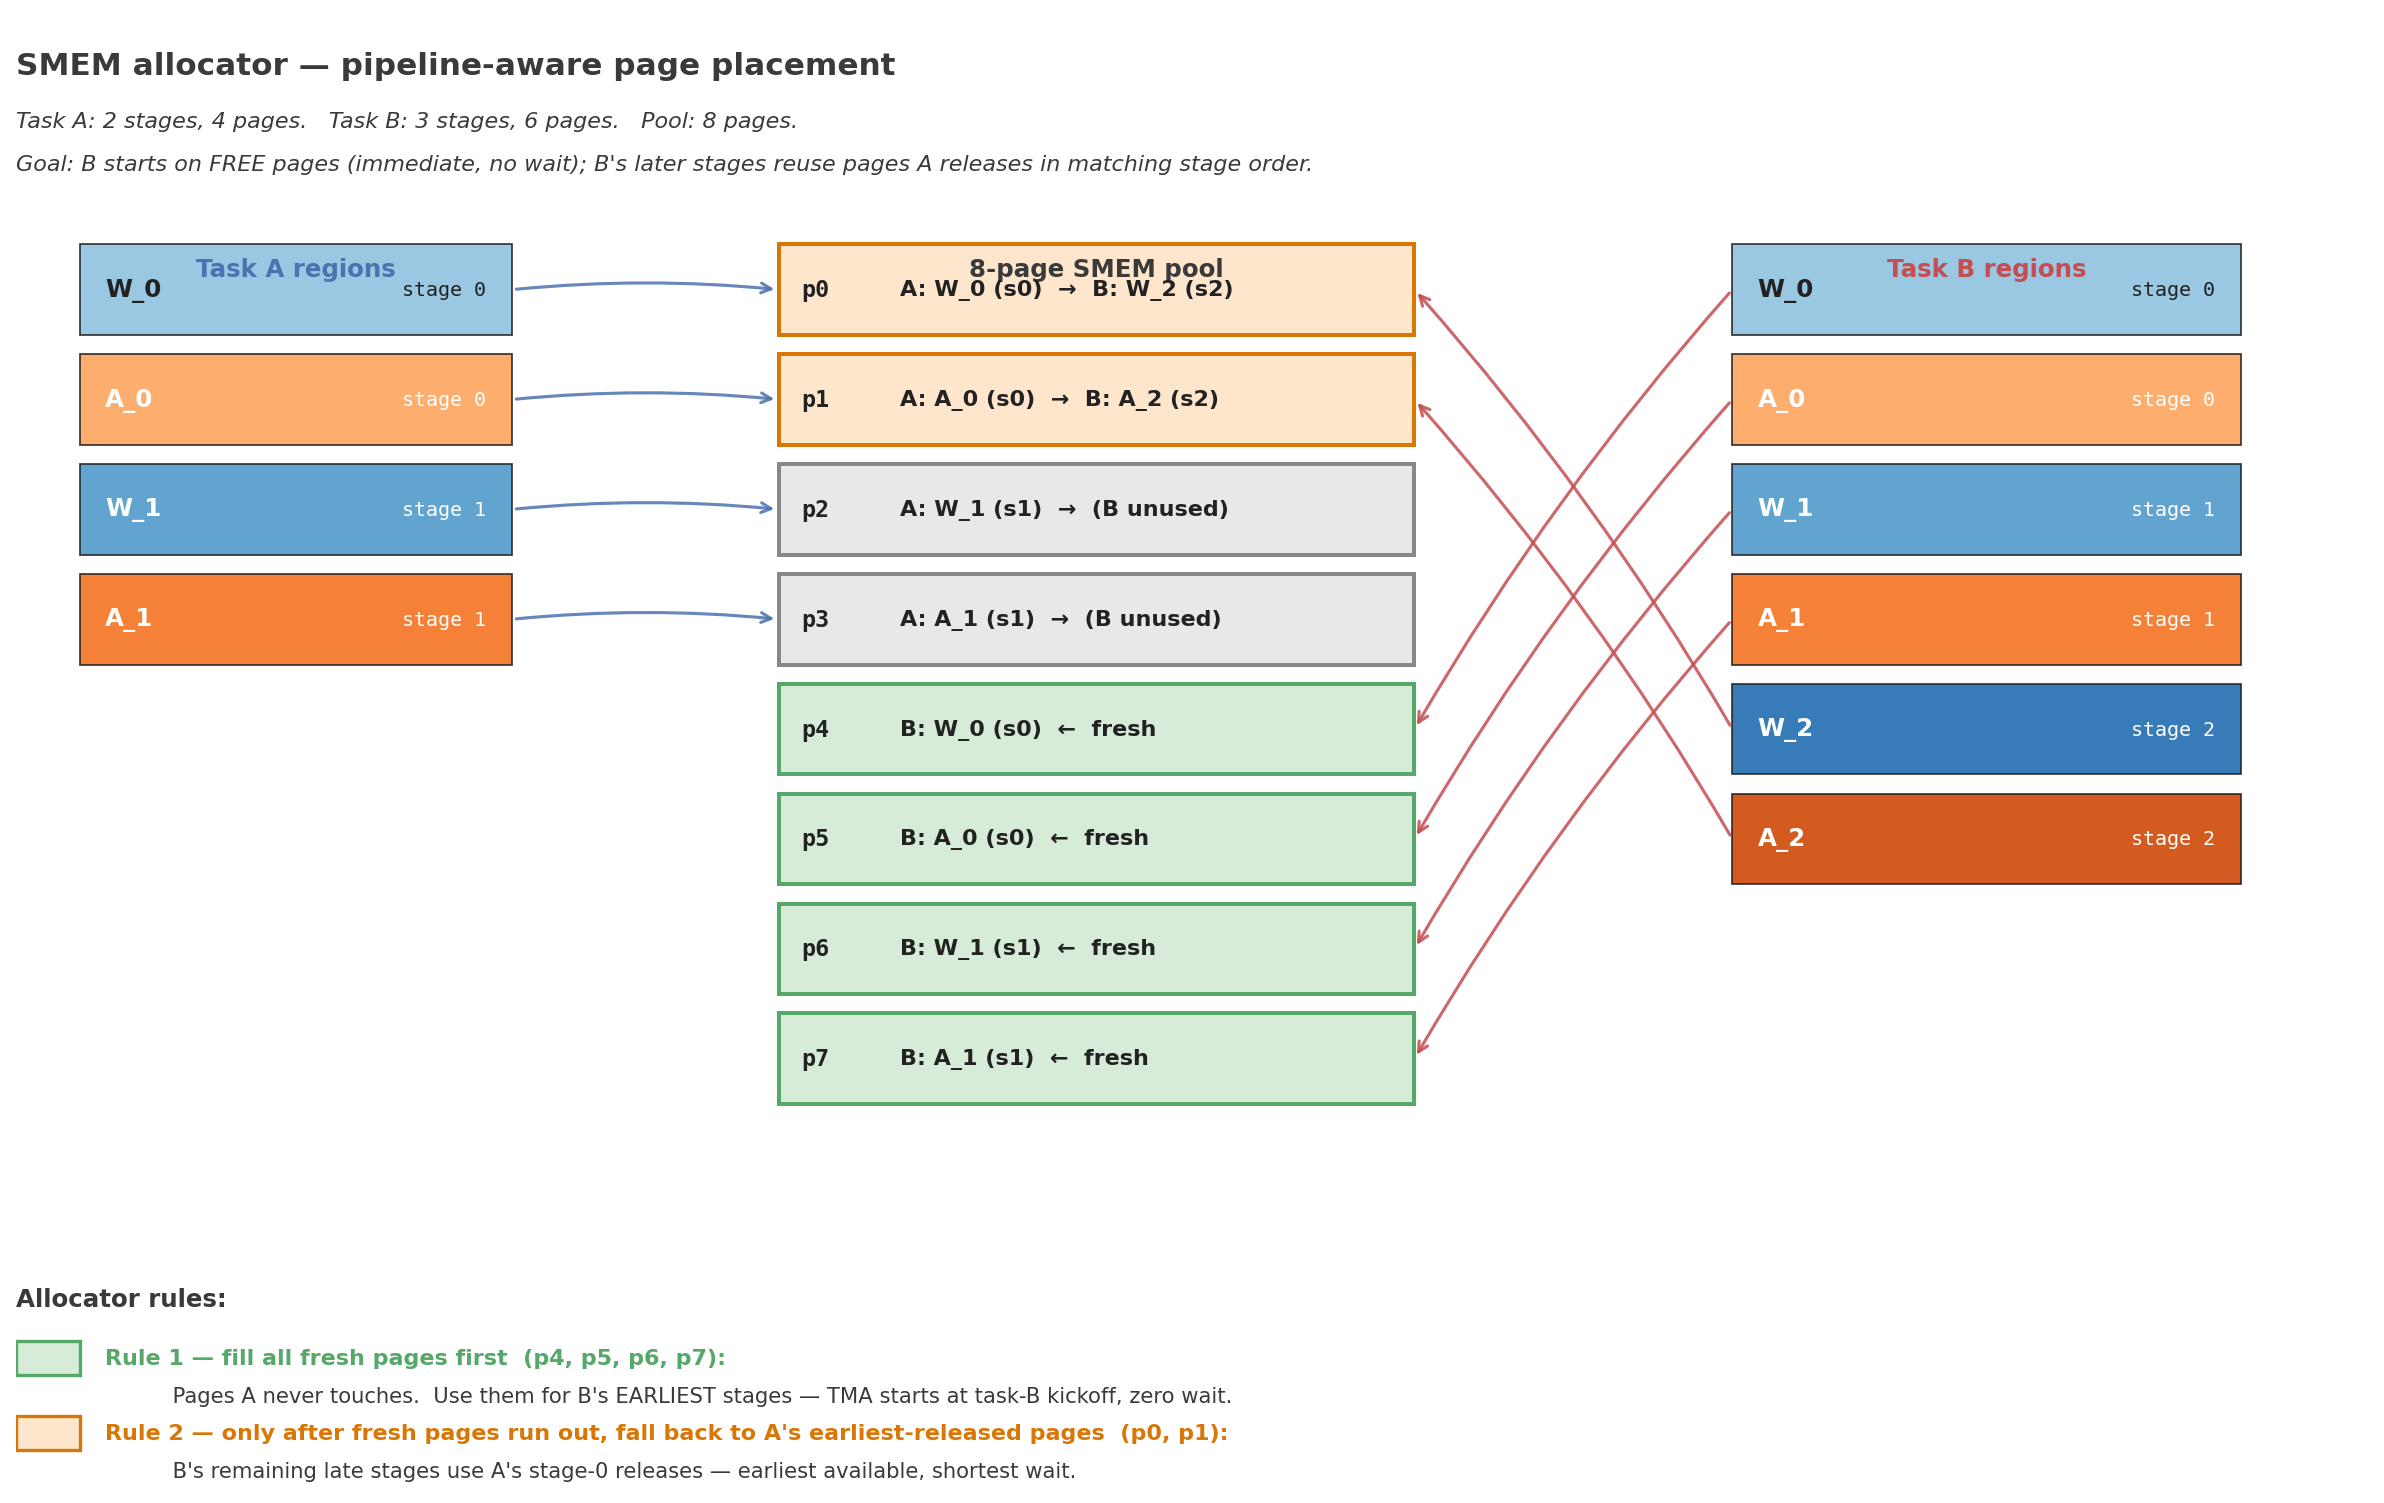

Python code for this plot:
"""Figure 3: SMEM allocator — pipeline-aware page placement.

The corrected allocation algorithm:

  Goal: B's loader starts at task-B kickoff and never blocks on A.

  Rule 1:  Place B's earliest-stage regions on FREE pages (not touched by A).
           B starts TMA into them immediately.

  Rule 2:  Place B's later-stage regions on pages that A RELEASES, matched
           by stage order:
             B.stage_K  uses pages that A releases at stage (K - shift)
           where `shift` = number of B-stages that fit on free pages.

  Effect:  B's pipeline runs in lockstep with A's release pipeline. By the
           time B reaches stage 1, A's stage 0 has already released the
           pages B needs. No idle waiting.
"""
import matplotlib.pyplot as plt
from matplotlib.patches import Rectangle, FancyArrowPatch

fig, ax = plt.subplots(figsize=(15, 9.5))
ax.set_xlim(-0.5, 18)
ax.set_ylim(-1.8, 12.0)
ax.axis("off")

COLOR_FRAME = "#3a3a3a"
COLOR_TEXT_DARK = "#222222"
COLOR_A = "#4C72B0"
COLOR_B = "#C44E52"
COLOR_FRESH = "#55A868"     # green for pages B starts on (free, no wait)
COLOR_HANDOFF = "#d97706"   # orange for pages A → B handoff

# ── Title ──────────────────────────────────────────────────────────────
ax.text(-0.5, 11.45,
        "SMEM allocator — pipeline-aware page placement",
        fontsize=14, weight="bold", color=COLOR_FRAME)
ax.text(-0.5, 10.95,
        "Task A: 2 stages, 4 pages.   Task B: 3 stages, 6 pages.   Pool: 8 pages.",
        fontsize=10, color=COLOR_FRAME, style="italic")
ax.text(-0.5, 10.55,
        "Goal: B starts on FREE pages (immediate, no wait); B's later stages reuse pages A releases in matching stage order.",
        fontsize=10, color=COLOR_FRAME, style="italic")

# ── Columns ────────────────────────────────────────────────────────────
LEFT_X = 0.0
LEFT_W = 3.4
PAGE_X = 5.5
PAGE_W = 5.0
RIGHT_X = 13.0
RIGHT_W = 4.0

ax.text(LEFT_X + LEFT_W / 2, 9.55,
        "Task A regions",
        ha="center", fontsize=11, weight="bold", color=COLOR_A)
ax.text(PAGE_X + PAGE_W / 2, 9.55,
        "8-page SMEM pool",
        ha="center", fontsize=11, weight="bold", color=COLOR_FRAME)
ax.text(RIGHT_X + RIGHT_W / 2, 9.55,
        "Task B regions",
        ha="center", fontsize=11, weight="bold", color=COLOR_B)

# ── Page grid (8 pages) ────────────────────────────────────────────────
PAGE_BOX_H = 0.85
PAGE_GAP = 0.18
PAGE_Y_TOP = 9.0

def page_y(pidx):
    return PAGE_Y_TOP - pidx * (PAGE_BOX_H + PAGE_GAP)

# Optimal allocation: use ALL fresh pages first for B's earliest stages,
# then fall back to A's earliest-released pages for B's remaining stages.
#   p0, p1 : A's stage 0 → B's stage 2 (handoff at earliest A release)
#   p2, p3 : A only — B does not use; codegen loader prefix arrives them
#   p4, p5 : B's stage 0 (fresh)
#   p6, p7 : B's stage 1 (fresh — was unused in previous wrong version)
pages = [
    (0, "A: W_0 (s0)  →  B: W_2 (s2)",  "handoff", "rel@s0 in A,  claim@s2 in B"),
    (1, "A: A_0 (s0)  →  B: A_2 (s2)",  "handoff", "rel@s0 in A,  claim@s2 in B"),
    (2, "A: W_1 (s1)  →  (B unused)",   "aonly",   "released, B prefix arrives"),
    (3, "A: A_1 (s1)  →  (B unused)",   "aonly",   "released, B prefix arrives"),
    (4, "B: W_0 (s0)  ←  fresh",        "fresh",   "no wait — B starts here"),
    (5, "B: A_0 (s0)  ←  fresh",        "fresh",   "no wait — B starts here"),
    (6, "B: W_1 (s1)  ←  fresh",        "fresh",   "no wait — B uses fresh next"),
    (7, "B: A_1 (s1)  ←  fresh",        "fresh",   "no wait — B uses fresh next"),
]

KIND_FILL = {
    "handoff": "#fde6cc",   # orange-tinted: shared, handoff
    "fresh":   "#d6ecd9",   # green-tinted: B starts here
    "aonly":   "#e8e8e8",   # gray: A uses, B does not
    "free":    "#ffffff",
}
KIND_EDGE = {
    "handoff": COLOR_HANDOFF,
    "fresh":   COLOR_FRESH,
    "aonly":   "#888888",
    "free":    "#cccccc",
}

for (pidx, content, kind, note) in pages:
    y = page_y(pidx)
    ax.add_patch(Rectangle((PAGE_X, y), PAGE_W, PAGE_BOX_H,
                           facecolor=KIND_FILL[kind],
                           edgecolor=KIND_EDGE[kind], linewidth=1.8))
    ax.text(PAGE_X + 0.18, y + PAGE_BOX_H / 2,
            f"p{pidx}",
            ha="left", va="center", fontsize=10.5, weight="bold",
            color=COLOR_TEXT_DARK, family="monospace")
    # single centered label — no overlap with a second line
    ax.text(PAGE_X + 0.95, y + PAGE_BOX_H / 2,
            content,
            ha="left", va="center", fontsize=10, weight="bold",
            color=COLOR_TEXT_DARK)

# ── Task A regions ─────────────────────────────────────────────────────
def stage_color_w(s): return plt.cm.Blues(0.42 + s * 0.18)
def stage_color_a(s): return plt.cm.Oranges(0.42 + s * 0.18)

A_regions = [
    ("W_0", 0, stage_color_w(0)),
    ("A_0", 0, stage_color_a(0)),
    ("W_1", 1, stage_color_w(1)),
    ("A_1", 1, stage_color_a(1)),
]
REG_H = 0.85
REG_GAP = 0.18
A_TOP = 9.0
for i, (name, stage, color) in enumerate(A_regions):
    y = A_TOP - i * (REG_H + REG_GAP)
    ax.add_patch(Rectangle((LEFT_X, y), LEFT_W, REG_H,
                           facecolor=color, alpha=0.88,
                           edgecolor="#222222", linewidth=0.8))
    text_color = COLOR_TEXT_DARK if (name.startswith("W") and stage == 0) else "white"
    ax.text(LEFT_X + 0.2, y + REG_H / 2, name,
            ha="left", va="center", fontsize=11, weight="bold",
            color=text_color)
    ax.text(LEFT_X + LEFT_W - 0.2, y + REG_H / 2, f"stage {stage}",
            ha="right", va="center", fontsize=9,
            color=text_color, family="monospace")

# ── Task B regions ─────────────────────────────────────────────────────
B_regions = [
    ("W_0", 0, stage_color_w(0)),
    ("A_0", 0, stage_color_a(0)),
    ("W_1", 1, stage_color_w(1)),
    ("A_1", 1, stage_color_a(1)),
    ("W_2", 2, stage_color_w(2)),
    ("A_2", 2, stage_color_a(2)),
]
B_TOP = 9.0
for i, (name, stage, color) in enumerate(B_regions):
    y = B_TOP - i * (REG_H + REG_GAP)
    ax.add_patch(Rectangle((RIGHT_X, y), RIGHT_W, REG_H,
                           facecolor=color, alpha=0.88,
                           edgecolor="#222222", linewidth=0.8))
    text_color = COLOR_TEXT_DARK if (name.startswith("W") and stage == 0) else "white"
    ax.text(RIGHT_X + 0.2, y + REG_H / 2, name,
            ha="left", va="center", fontsize=11, weight="bold",
            color=text_color)
    ax.text(RIGHT_X + RIGHT_W - 0.2, y + REG_H / 2, f"stage {stage}",
            ha="right", va="center", fontsize=9,
            color=text_color, family="monospace")

# ── Arrows ─────────────────────────────────────────────────────────────
# Task A: region i → page i
for i in range(4):
    src = (LEFT_X + LEFT_W, A_TOP - i * (REG_H + REG_GAP) + REG_H / 2)
    dst = (PAGE_X, page_y(i) + PAGE_BOX_H / 2)
    ax.add_patch(FancyArrowPatch(src, dst,
                                  arrowstyle="->", mutation_scale=11,
                                  color=COLOR_A, linewidth=1.4, alpha=0.85,
                                  connectionstyle="arc3,rad=-0.05"))

# Task B mapping (corrected — use all fresh pages first):
#   W_0(s0) → p4    A_0(s0) → p5    (fresh, B starts here)
#   W_1(s1) → p6    A_1(s1) → p7    (fresh, no wait either)
#   W_2(s2) → p0    A_2(s2) → p1    (handoff from A's stage 0 release)
B_to_page = [4, 5, 6, 7, 0, 1]
for i, pidx in enumerate(B_to_page):
    src = (RIGHT_X, B_TOP - i * (REG_H + REG_GAP) + REG_H / 2)
    dst = (PAGE_X + PAGE_W, page_y(pidx) + PAGE_BOX_H / 2)
    ax.add_patch(FancyArrowPatch(src, dst,
                                  arrowstyle="->", mutation_scale=11,
                                  color=COLOR_B, linewidth=1.4, alpha=0.85,
                                  connectionstyle="arc3,rad=0.05"))

# ── Bottom: rule annotations ───────────────────────────────────────────
ax.text(-0.5, -0.10,
        "Allocator rules:",
        fontsize=11, weight="bold", color=COLOR_FRAME)

ax.add_patch(Rectangle((-0.5, -0.75), 0.5, 0.32,
                       facecolor=KIND_FILL["fresh"],
                       edgecolor=KIND_EDGE["fresh"], linewidth=1.5))
ax.text(0.2, -0.59,
        "Rule 1 — fill all fresh pages first  (p4, p5, p6, p7):",
        fontsize=10, weight="bold", va="center", color=COLOR_FRESH)
ax.text(0.2, -0.95,
        "          Pages A never touches.  Use them for B's EARLIEST stages — TMA starts at task-B kickoff, zero wait.",
        fontsize=9.5, va="center", color=COLOR_FRAME)

ax.add_patch(Rectangle((-0.5, -1.45), 0.5, 0.32,
                       facecolor=KIND_FILL["handoff"],
                       edgecolor=KIND_EDGE["handoff"], linewidth=1.5))
ax.text(0.2, -1.29,
        "Rule 2 — only after fresh pages run out, fall back to A's earliest-released pages  (p0, p1):",
        fontsize=10, weight="bold", va="center", color=COLOR_HANDOFF)
ax.text(0.2, -1.65,
        "          B's remaining late stages use A's stage-0 releases — earliest available, shortest wait.",
        fontsize=9.5, va="center", color=COLOR_FRAME)

plt.tight_layout()
out = "/home/xinhaoc/mirage-refactor/docs/mpk/figures/fig3_smem_allocator.png"
plt.savefig(out, dpi=160, bbox_inches="tight", facecolor="white")
print(f"saved {out}")
